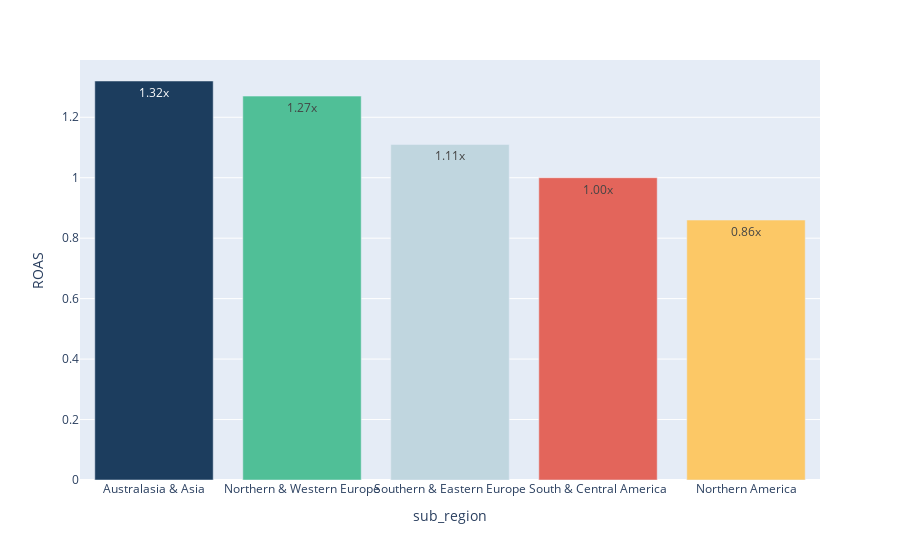

Notebook code cell kept with this figure:
### Code cell
campaigns_sub = campaigns.groupby(['sub_region'])['impressions','spend'].sum().reset_index()
transaction = pd.concat([app_campaigns,web_campaigns])

transaction = transaction.groupby(['sub_region'])['revenue'].sum().reset_index()

ROAS = pd.merge(transaction,campaigns_sub, how  = 'inner', on = ['sub_region'])

ROAS = pd.concat([ROAS,web_final]).reset_index(drop = True)
ROAS = ROAS.groupby(['sub_region'])['revenue','impressions','spend'].sum().reset_index()
ROAS['ROAS'] = (ROAS['revenue']/ROAS['spend']).round(2)
ROAS
fig = px.bar(ROAS, x='sub_region', y='ROAS',text = 'ROAS',color = 'sub_region',
             color_discrete_sequence= ['#1c3d5e','#50bf97','#fcc866','#e3655b','#c0d6df'])
fig = fig.update_layout(xaxis={'categoryorder':'total descending'},showlegend=False)
fig = fig.update_xaxes(tickangle=0)
fig.update_traces(texttemplate='%{text:.2f}x', textposition='inside')

### Figure 1 — Plotly figure (JSON) as saved in the notebook; plotly's stock layout.template omitted (floating-point values rounded to 4 significant figures)
{"data": [{"alignmentgroup": "True", "hoverlabel": {"namelength": 0}, "hovertemplate": "sub_region=%{x}<br>ROAS=%{text}", "legendgroup": "Australasia & Asia", "marker": {"color": "#1c3d5e"}, "name": "Australasia & Asia", "offsetgroup": "Australasia & Asia", "orientation": "v", "showlegend": true, "text": [1.32], "textposition": "inside", "texttemplate": "%{text:.2f}x", "type": "bar", "x": ["Australasia & Asia"], "xaxis": "x", "y": [1.32], "yaxis": "y"}, {"alignmentgroup": "True", "hoverlabel": {"namelength": 0}, "hovertemplate": "sub_region=%{x}<br>ROAS=%{text}", "legendgroup": "Northern & Western Europe", "marker": {"color": "#50bf97"}, "name": "Northern & Western Europe", "offsetgroup": "Northern & Western Europe", "orientation": "v", "showlegend": true, "text": [1.27], "textposition": "inside", "texttemplate": "%{text:.2f}x", "type": "bar", "x": ["Northern & Western Europe"], "xaxis": "x", "y": [1.27], "yaxis": "y"}, {"alignmentgroup": "True", "hoverlabel": {"namelength": 0}, "hovertemplate": "sub_region=%{x}<br>ROAS=%{text}", "legendgroup": "Northern America", "marker": {"color": "#fcc866"}, "name": "Northern America", "offsetgroup": "Northern America", "orientation": "v", "showlegend": true, "text": [0.86], "textposition": "inside", "texttemplate": "%{text:.2f}x", "type": "bar", "x": ["Northern America"], "xaxis": "x", "y": [0.86], "yaxis": "y"}, {"alignmentgroup": "True", "hoverlabel": {"namelength": 0}, "hovertemplate": "sub_region=%{x}<br>ROAS=%{text}", "legendgroup": "South & Central America", "marker": {"color": "#e3655b"}, "name": "South & Central America", "offsetgroup": "South & Central America", "orientation": "v", "showlegend": true, "text": [1], "textposition": "inside", "texttemplate": "%{text:.2f}x", "type": "bar", "x": ["South & Central America"], "xaxis": "x", "y": [1], "yaxis": "y"}, {"alignmentgroup": "True", "hoverlabel": {"namelength": 0}, "hovertemplate": "sub_region=%{x}<br>ROAS=%{text}", "legendgroup": "Southern & Eastern Europe", "marker": {"color": "#c0d6df"}, "name": "Southern & Eastern Europe", "offsetgroup": "Southern & Eastern Europe", "orientation": "v", "showlegend": true, "text": [1.11], "textposition": "inside", "texttemplate": "%{text:.2f}x", "type": "bar", "x": ["Southern & Eastern Europe"], "xaxis": "x", "y": [1.11], "yaxis": "y"}], "layout": {"barmode": "relative", "legend": {"title": {"text": "sub_region"}, "tracegroupgap": 0}, "margin": {"t": 60}, "showlegend": false, "xaxis": {"anchor": "y", "categoryarray": ["Australasia & Asia", "Northern & Western Europe", "Northern America", "South & Central America", "Southern & Eastern Europe"], "categoryorder": "total descending", "domain": [0, 1], "tickangle": 0, "title": {"text": "sub_region"}}, "yaxis": {"anchor": "x", "domain": [0, 1], "title": {"text": "ROAS"}}}}
